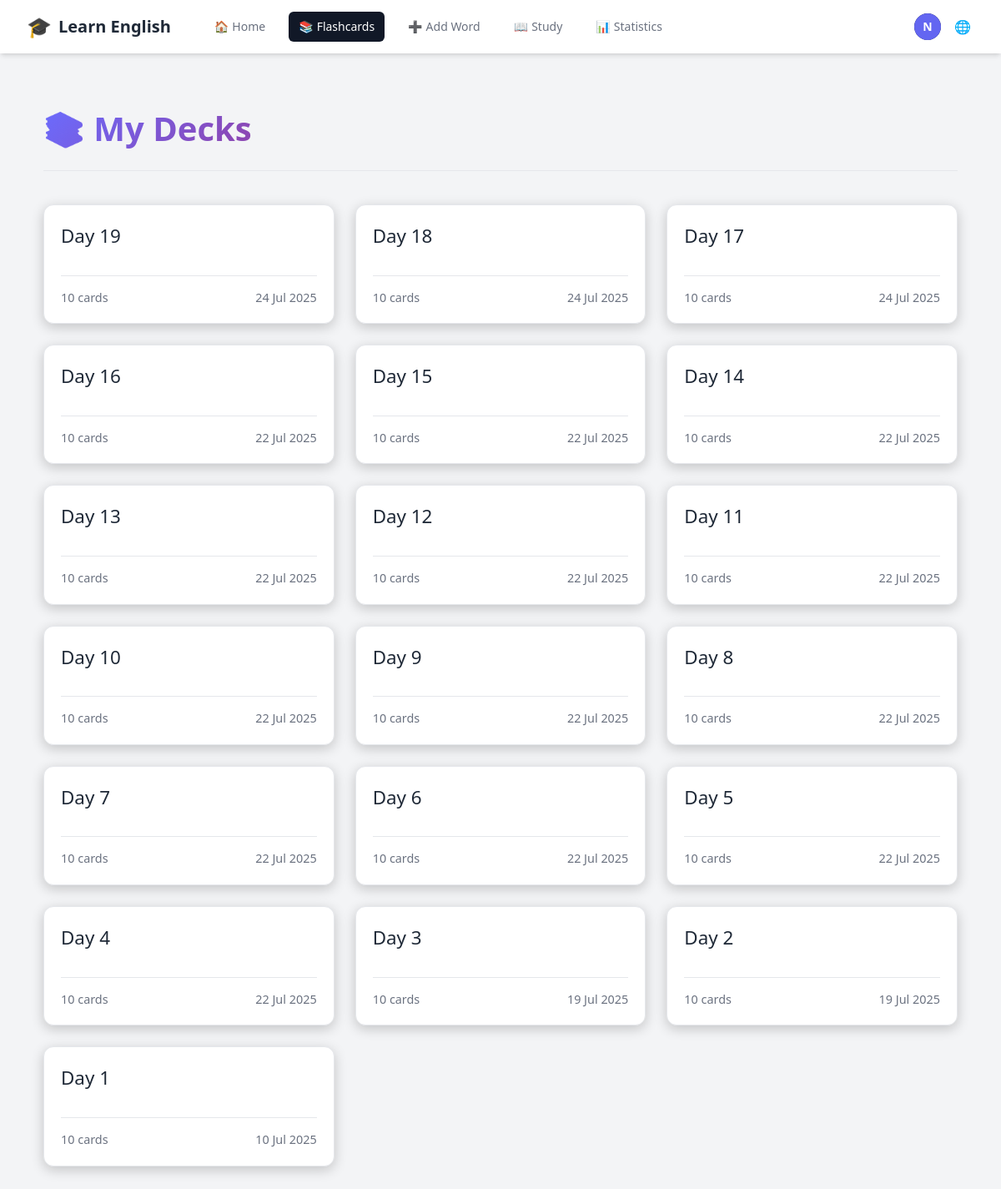
Page /en/decks/ (signed in) on the committed database.
### accounts/models.py (models this page shows, shortened)
class CustomUser(AbstractUser):
    email = models.EmailField(unique=True)
    username = None  # Remove username field
    USERNAME_FIELD = 'email'
    REQUIRED_FIELDS = []
    objects = CustomUserManager()

### vocabulary/models.py (models this page shows, shortened)
class Deck(models.Model):
    user = models.ForeignKey(settings.AUTH_USER_MODEL, on_delete=models.CASCADE, related_name='decks')
    name = models.CharField(max_length=255)
    created_at = models.DateTimeField(auto_now_add=True)
    class Meta:
        ordering = ['-created_at']
        unique_together = ['user', 'name']

### vocabulary/views.py (the view)
# urls.py: path('decks/', views.deck_list, name='deck_list'),
@login_required
def deck_list(request):
    decks = Deck.objects.filter(user=request.user).annotate(
        card_count=Count('flashcards')
    ).order_by('-created_at')
    context = {
        'decks': decks
    }
    return render(request, 'vocabulary/deck_list.html', context)

### vocabulary/templates/vocabulary/deck_list.html (shortened to what this page needs)
{% extends "base.html" %}
{% block content %}
<div class="deck-list-page">
    <div class="page-header">
        <h1>📚 {{ manual_texts.my_decks }}</h1>
    </div>
    {% if decks %}
        <div class="deck-grid">
            {% for deck in decks %}
                <a href="{% url 'deck_detail' deck.id %}" class="deck-card">
                    <div>
                        <h2>{{ deck.name }}</h2>
                    </div>
                    <div class="deck-info">
                        <span>{{ deck.card_count }} {{ manual_texts.cards_text }}</span>
                        <span class="created-date">{{ deck.created_at|date:"d M Y" }}</span>
                    </div>
                </a>
            {% endfor %}
        </div>
    {% else %}
        <div class="no-decks">
            <h2>{{ manual_texts.no_decks_yet }}</h2>
            <p>{{ manual_texts.get_started_by }} <a href="{% url 'add_flashcard' %}">{{ manual_texts.adding_flashcards }}</a>!</p>
        </div>
    {% endif %}
</div>
{% endblock %}

### vocabulary/templates/base.html (shortened to what this page needs)
{% load i18n %}
{% load static %}
<!DOCTYPE html>
<html lang="{{ LANGUAGE_CODE }}">
  <head>
    <script src="https://cdn.tailwindcss.com"></script>
    <link rel="stylesheet" type="text/css" href="{% static 'css/main.css' %}">
    <link rel="stylesheet" href="https://cdnjs.cloudflare.com/ajax/libs/font-awesome/6.0.0-beta3/css/all.min.css">
  </head>
  <body class="bg-gray-100 dark:bg-gray-900">
    <nav class="bg-white dark:bg-gray-800 shadow-md">
        <div class="max-w-7xl mx-auto px-4 sm:px-6 lg:px-8">
            <div class="flex items-center justify-between h-16">
                <div class="flex items-center">
                    <a href="{% if user.is_authenticated %}{% url 'dashboard' %}{% else %}{% url 'account_login' %}{% endif %}" class="flex-shrink-0 flex items-center space-x-2">
                        <span class="text-2xl">🎓</span>
                        <span class="text-xl font-bold text-gray-800 dark:text-white">{{ manual_texts.learn_english }}</span>
                    </a>
                    <div class="hidden md:block">
                        <div class="ml-10 flex items-baseline space-x-4">
                            {% if user.is_authenticated %}
                                <a href="{% url 'dashboard' %}" class="{% if request.resolver_match.url_name == 'dashboard' %}bg-gray-900 text-white{% else %}text-gray-500 dark:text-gray-300 hover:bg-gray-700 hover:text-white{% endif %} px-3 py-2 rounded-md text-sm font-medium flex items-center space-x-1">
                                    <span class="nav-icon">🏠</span>
                                    <span>{{ manual_texts.home }}</span>
                                </a>
                                <a href="{% url 'deck_list' %}" class="{% if request.resolver_match.url_name == 'deck_list' or request.resolver_match.url_name == 'deck_detail' %}bg-gray-900 text-white{% else %}text-gray-500 dark:text-gray-300 hover:bg-gray-700 hover:text-white{% endif %} px-3 py-2 rounded-md text-sm font-medium flex items-center space-x-1">
                                    <span class="nav-icon">📚</span>
                                    <span>{{ manual_texts.flashcards }}</span>
                                </a>
                                <a href="{% url 'add_flashcard' %}" class="{% if request.resolver_match.url_name == 'add_flashcard' %}bg-gray-900 text-white{% else %}text-gray-500 dark:text-gray-300 hover:bg-gray-700 hover:text-white{% endif %} px-3 py-2 rounded-md text-sm font-medium flex items-center space-x-1">
                                    <span class="nav-icon">➕</span>
                                    <span>{{ manual_texts.add_word }}</span>
                                </a>
                                <a href="{% url 'study' %}" class="{% if request.resolver_match.url_name == 'study' %}bg-gray-900 text-white{% else %}text-gray-500 dark:text-gray-300 hover:bg-gray-700 hover:text-white{% endif %} px-3 py-2 rounded-md text-sm font-medium flex items-center space-x-1">
                                    <span class="nav-icon">📖</span>
                                    <span>{{ manual_texts.study }}</span>
                                </a>
                                <a href="{% url 'statistics' %}" class="{% if request.resolver_match.url_name == 'statistics' %}bg-gray-900 text-white{% else %}text-gray-500 dark:text-gray-300 hover:bg-gray-700 hover:text-white{% endif %} px-3 py-2 rounded-md text-sm font-medium flex items-center space-x-1">
                                    <span class="nav-icon">📊</span>
                                    <span>{{ manual_texts.statistics }}</span>
                                </a>
                            {% endif %}
                        </div>
                    </div>
                </div>
                <div class="hidden md:block">
                    <div class="ml-4 flex items-center md:ml-6">
                        {% if user.is_authenticated %}
                            <div class="ml-3 relative">
                                <div>
                                    <button type="button" id="user-toggle" class="max-w-xs bg-gray-800 rounded-full flex items-center text-sm focus:outline-none focus:ring-2 focus:ring-offset-2 focus:ring-offset-gray-800 focus:ring-white" aria-expanded="false" aria-haspopup="true">
                                        <div class="h-8 w-8 rounded-full bg-indigo-500 flex items-center justify-center text-white font-bold">
                                            {{ user.email|slice:":1"|upper }}
                                        </div>
                                    </button>
                                </div>
                            </div>
                        {% endif %}
                        <div class="ml-3 relative">
                            <div>
                                <button type="button" id="lang-toggle" class="bg-white dark:bg-gray-800 p-1 rounded-full text-gray-400 dark:text-gray-300 hover:text-gray-500 dark:hover:text-white focus:outline-none focus:ring-2 focus:ring-offset-2 focus:ring-offset-gray-800 focus:ring-white">
                                    <span class="nav-icon">🌐</span>
                                </button>
                            </div>
                        </div>
                    </div>
                </div>
            </div>
        </div>
    </nav>
    <main class="py-10">
      <div class="max-w-7xl mx-auto px-4 sm:px-6 lg:px-8">
        {% block content %}{% endblock %}
      </div>
    </main>
  </body>
</html>

### static/css/main.css (style rules this page uses)
* { margin: 0; padding: 0; box-sizing: border-box; }
body { background: #18182f; color: #fff; font-family: "Segoe UI", Tahoma, Geneva, Verdana, sans-serif; line-height: 1.6; min-height: 100vh; }
.page-header { text-align: left; margin-bottom: 30px; padding-bottom: 20px; border-bottom: 1px solid var(--border-color); display: flex; justify-content: space-between; align-items: center; }
.page-header h1 { font-size: 2.2em; font-weight: 700; color: var(--text-main); }

### vocabulary/templates/base.html (style rules this page uses)
:root { --primary-color: #6a6cff; --primary-color-dark: #5859d8; --background-main: #f3f4f6; --background-secondary: #ffffff; --background-light: #ffffff; --text-main: #1f2937; --text-muted: #6b7280; --border-color: #e5e7eb; --card-background: var(--background-secondary); --card-border-color: var(--border-color); --card-text-main: var(--text-main); --card-text-muted: var(--text-muted); --card-shadow: 0 1px 3px 0 rgba(0, 0, 0, 0.1), 0 1px 2px 0 rgba(0, 0, 0, 0.06); --card-shadow-hover: 0 4px 6px -1px rgba(0, 0, 0, 0.1), 0 2px 4px -1px rgba(0, 0, 0, 0.06); }

### vocabulary/templates/vocabulary/deck_list.html (style rules this page uses)
.deck-list-page { max-width: 1200px; margin: 20px auto; padding: 0 20px; }
.page-header { text-align: center; margin-bottom: 40px; padding-bottom: 20px; border-bottom: 1px solid var(--border-color); }
.page-header h1 { font-size: 2.5em; font-weight: 700; background: linear-gradient(135deg, var(--primary-color), #8e44ad); -webkit-background-clip: text; -webkit-text-fill-color: transparent; }
.deck-grid { display: grid; grid-template-columns: repeat(auto-fill, minmax(280px, 1fr)); gap: 25px; }
.deck-card { background-color: var(--card-background); border: 1px solid var(--card-border-color); border-radius: 12px; padding: 20px; display: flex; flex-direction: column; justify-content: space-between; transition: all 0.3s ease; text-decoration: none; color: var(--card-text-main); box-shadow: 0 4px 15px rgba(0, 0, 0, 0.2); }
.deck-card h2 { font-size: 1.4em; margin-bottom: 10px; word-break: break-word; }
.deck-info { display: flex; justify-content: space-between; align-items: center; margin-top: 20px; padding-top: 15px; border-top: 1px solid var(--card-border-color); font-size: 0.9em; color: var(--card-text-muted); }

### rows in the picture
CustomUser: email "N"
Deck: name "Day 19", card_count "10", cards_text "cards", created_at "24 Jul 2025"
Deck: name "Day 18", card_count "10", cards_text "cards", created_at "24 Jul 2025"
Deck: name "Day 17", card_count "10", cards_text "cards", created_at "24 Jul 2025"
Deck: name "Day 16", card_count "10", cards_text "cards", created_at "22 Jul 2025"
Deck: name "Day 15", card_count "10", cards_text "cards", created_at "22 Jul 2025"
Deck: name "Day 14", card_count "10", cards_text "cards", created_at "22 Jul 2025"
Deck: name "Day 13", card_count "10", cards_text "cards", created_at "22 Jul 2025"
Deck: name "Day 12", card_count "10", cards_text "cards", created_at "22 Jul 2025"
Deck: name "Day 11", card_count "10", cards_text "cards", created_at "22 Jul 2025"
Deck: name "Day 10", card_count "10", cards_text "cards", created_at "22 Jul 2025"
Deck: name "Day 9", card_count "10", cards_text "cards", created_at "22 Jul 2025"
Deck: name "Day 8", card_count "10", cards_text "cards", created_at "22 Jul 2025"
Deck: name "Day 7", card_count "10", cards_text "cards", created_at "22 Jul 2025"
Deck: name "Day 6", card_count "10", cards_text "cards", created_at "22 Jul 2025"
Deck: name "Day 5", card_count "10", cards_text "cards", created_at "22 Jul 2025"
Deck: name "Day 4", card_count "10", cards_text "cards", created_at "22 Jul 2025"
Deck: name "Day 3", card_count "10", cards_text "cards", created_at "19 Jul 2025"
Deck: name "Day 2", card_count "10", cards_text "cards", created_at "19 Jul 2025"
Deck: name "Day 1", card_count "10", cards_text "cards", created_at "10 Jul 2025"

### other values in the picture
{{ manual_texts.learn_english }} "Learn English"
{{ manual_texts.home }} "Home"
{{ manual_texts.flashcards }} "Flashcards"
{{ manual_texts.add_word }} "Add Word"
{{ manual_texts.study }} "Study"
{{ manual_texts.statistics }} "Statistics"
{{ manual_texts.my_decks }} "My Decks"
